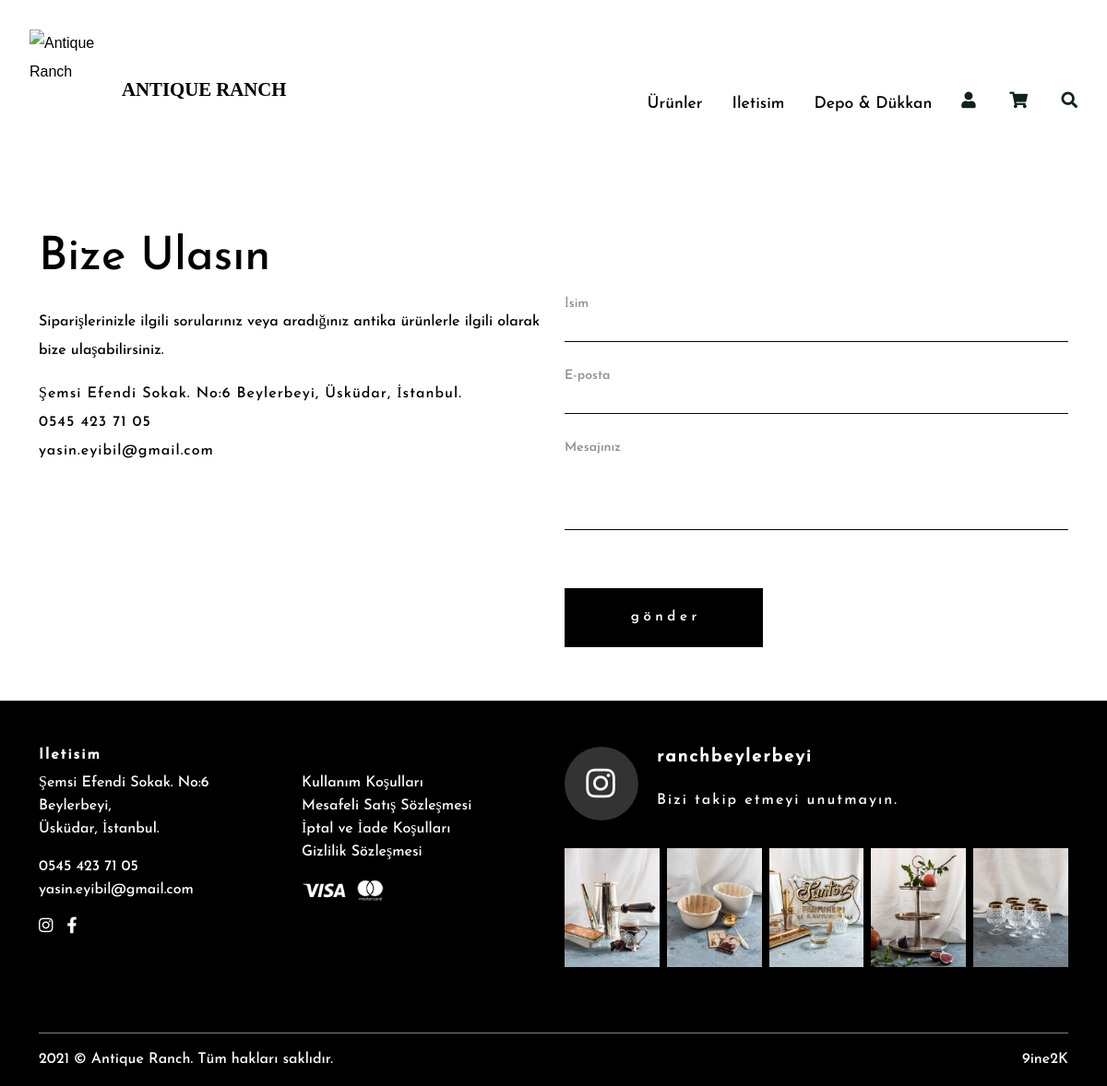
Screenshot of /magaza/iletisim.php with the database file from the repository.
### tables this page shows
CREATE TABLE IF NOT EXISTS `iletisim` (
  `id` int(11) NOT NULL AUTO_INCREMENT,
  `baslik` varchar(255) NOT NULL,
  `ust_txt` varchar(255) NOT NULL,
  `txt` varchar(255) NOT NULL,
  `tel` varchar(255) NOT NULL,
  `email` varchar(255) NOT NULL,
  `email_url` varchar(255) NOT NULL,
  PRIMARY KEY (`id`)
);

### magaza/iletisim.php (the view, shortened to what this page needs)
<?php
include "inc/ind-menu.php";
?>
<?php
include "lib/db.php";
$sorgu = $db->prepare("select * from iletisim");
$sorgu->execute();
$sonuc = $sorgu->fetch();
?>
<section style="margin-top:250px; margin-bottom:50px;">
  <div class="container">
    <div class="row">
      <div class="col-md-12 timeline-content js--fadeInLeft" data-wow-delay=".2s">
        <h1 class="section-title"><?= $sonuc["baslik"] ?></h1>
      </div>
    </div>
    <div class="row">
      <div class="col-md-6 mt-3 timeline-content js--fadeInLeft" data-wow-delay=".2s">
        <p style="font-family: josefin; font-size:1rem;"><?= $sonuc["ust_txt"] ?></p>
        <div class="find-widget">
          <?= $sonuc["txt"] ?>
        </div>
        <div class="find-widget">
          <?= $sonuc["tel"] ?>
        </div>
        <div class="find-widgets">
          <a href="mailto:<?= $sonuc["email_url"] ?>"><?= $sonuc["email"] ?></a>
        </div>
      </div>
      <div class="col-md-6 timeline-content js--fadeInRight" data-wow-delay=".2s">
        <form action="#iletisim" class="shake" role="form" method="post" id="contactForm" name="contact-form" data-toggle="validator">
          <div class="form-group label-floating" id=iletisim>
            <label class="control-label" for="name">İsim</label>
            <input class="form-control" id="name" type="text" name="name" required data-error="Lütfen adınızı yazınız">
          </div>
          <div class="form-group label-floating">
            <label class="control-label" for="email">E-posta</label>
            <input class="form-control" id="email" type="email" name="email" required data-error="Lütfen e-postanızı giriniz">
          </div>
          <div class="form-group label-floating">
            <label for="message" class="control-label">Mesajınız</label>
            <textarea class="form-control" rows="3" id="message" name="message" required data-error="Mesajınızı yazın"></textarea>
          </div>
          <div class="form-submit mt-5">
            <div class="eltdf-pl-text-inner">
              <button class="button" type="submit" id="form-submit" name="cnt-sbm"><i class="material-icons mdi mdi-message-outline"></i>gönder</button>
            </div>
          </div>
        </form>
      </div>
    </div>
  </div>
</section>
<?php
include "inc/ind-footer.php";
?>

### rows the page displays
iletisim: baslik "Bize Ulasın", ust_txt "Siparişlerinizle ilgili sorularınız veya aradığınız antika ürünlerle ilgili olarak bize ulaşabilirsiniz.", txt "Şemsi Efendi Sokak. No:6 Beylerbeyi, Üsküdar, İstanbul.", tel "0545 423 71 05", email "yasin.eyibil@gmail.com"
